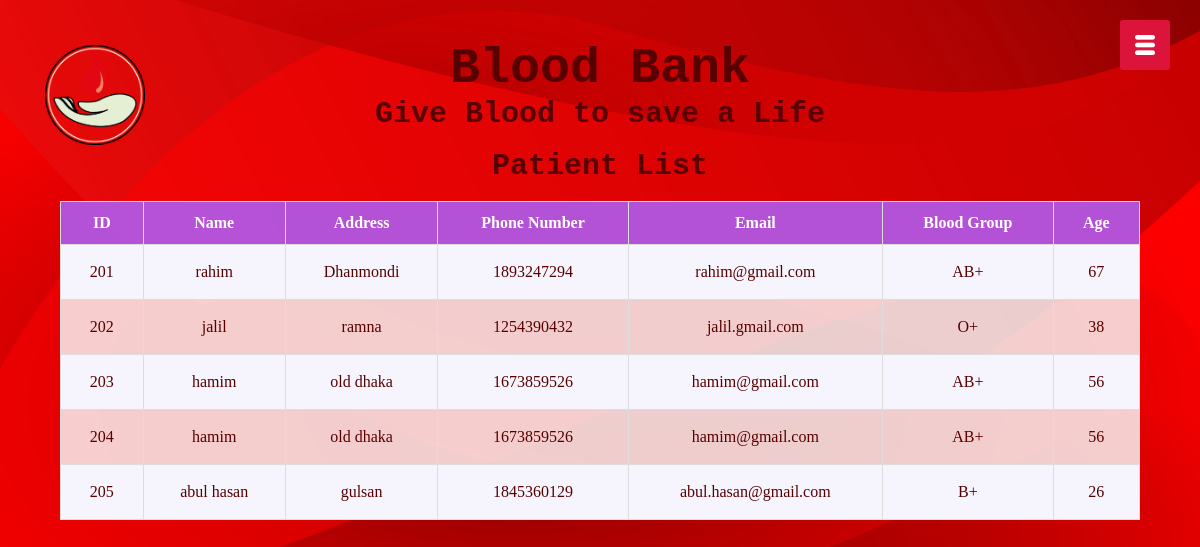
Page /donor/patient-list.php on the committed database.
### tables this page shows
CREATE TABLE `acceptor` (
  `a_id` int(10) NOT NULL,
  `a_name` varchar(50) NOT NULL,
  `a_address` char(100) DEFAULT NULL,
  `a_b_group` char(3) DEFAULT NULL,
  `a_email` varchar(20) DEFAULT NULL,
  `a_phone` int(11) NOT NULL,
  `a_age` int(11) DEFAULT NULL,
  `a_b_quan` int(11) DEFAULT NULL,
  `a_pass` varchar(20) NOT NULL
);

### donor/patient-list.php (the view, shortened to what this page needs)
<?php
include('../connection.php');
?>
<!DOCTYPE html>
<html>
<head>
	<img src="../picmain/main-logo.png" class="logo">
	<div class="banner-text">
		<h1>Blood Bank</h1>
		<p>Give Blood to save a Life</p>
	<link rel="stylesheet" type="text/css" href="../css-main/s8.css">
</head>
<body>
	<br>
<p align="center">Patient List</p>
<br>
<table id="customers" style="margin: 0px auto;">
  <tr>
		<th>ID</th>
        <th>Name</th>
        <th>Address</th>
	    <th>Phone Number</th>
	    <th>Email</th>
	    <th>Blood Group</th>
		<th>Age</th>
    </tr>
	<?php
$q=$db->query("SELECT * FROM acceptor");
while ($p=$q->fetch(PDO::FETCH_OBJ)) {
	?>
	<tr>
		<td><?= $p->a_id; ?></td>
        <td><?= $p->a_name; ?></td>
	    <td><?= $p->a_address; ?></td>
	    <td><?= $p->a_phone; ?></td>
		<td><?= $p->a_email; ?></td>
        <td><?= $p->a_b_group; ?></td>
	    <td><?= $p->a_age; ?></td>
    </tr>
	<?php
}
	 ?>
</table>
	<div id="menuBtn">
		<img src="../images/menu.png" id="menu">
	</div>
</body>
</html>

### css-main/s8.css (style rules this page uses)
* { margin: 0; padding: 0; font-family: 'Poppins', serif; }
body { background-image:url("../picmain/pic8.jpg");); background-size: cover; background-position: center; background-repeat: no-repeat; }
.logo { width: 100px; height: 100px; position: absolute; top: 45px; left: 45px; }
.banner-text { text-align: center; color: #580000; padding-top: 40px; }
.banner-text h1 { font-size: 50px; position: right; top: 4%; left:10%; font-family: 'Courier New', Courier, monospace; }
.banner-text p { font-size: 30px; font-family:'Courier New', Courier, monospace; font-weight: bold; }
#menuBtn { width: 50px; height: 50px; background: #DC143C; position: fixed; right: 30px; top: 20px; border-radius: 3px; z-index: 3; cursor: pointer; }
#menuBtn img { width: 20px; margin-top: 15px; }
#customers { font-family: "Trebuchet MS", Arial, Helvetica, sans-serif; border-collapse: collapse; width: 90%; margin: 5px; text-align: center; }
#customers td, #customers th { border: 1px solid #ddd; padding: 18px; }
#customers tr:nth-child(even) { background-color:#f6f5fd; }
#customers tr:nth-child(odd) { background-color:#fcfcfcd0; }
#customers th { padding-top: 12px; padding-bottom: 12px; text-align: center; background-color: #9314dca9; color: white; }

### rows in the picture
acceptor: a_id "201", a_name "rahim", a_address "Dhanmondi", a_phone "1893247294", a_email "rahim@gmail.com", a_b_group "AB+", a_age "67"
acceptor: a_id "202", a_name "jalil", a_address "ramna", a_phone "1254390432", a_email "jalil.gmail.com", a_b_group "O+", a_age "38"
acceptor: a_id "203", a_name "hamim", a_address "old dhaka", a_phone "1673859526", a_email "hamim@gmail.com", a_b_group "AB+", a_age "56"
acceptor: a_id "204", a_name "hamim", a_address "old dhaka", a_phone "1673859526", a_email "hamim@gmail.com", a_b_group "AB+", a_age "56"
acceptor: a_id "205", a_name "abul hasan", a_address "gulsan", a_phone "1845360129", a_email "abul.hasan@gmail.com", a_b_group "B+", a_age "26"
